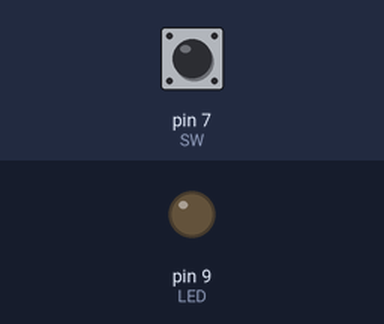
This sketch was run on a simulated Arduino Uno, built with avr-gcc and run on an emulated ATmega328P. Parts: output pins drawn as LEDs (lit = HIGH). The inputs (shaded band) are chosen by the test bench; at power-on: pin 7 (SW) HIGH.

Above: at 1.2 s.
1.3 s: pin 7 (SW) pulled LOW for 3.2 s
At 2.1 s:
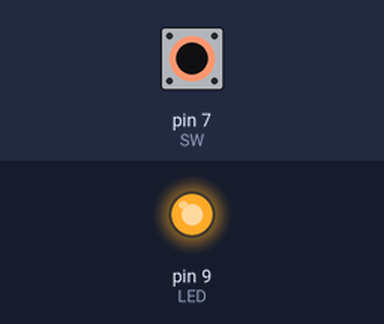
Timing chart, 0 to 6.8 s (numbered marks = the images above; inputs shaded):
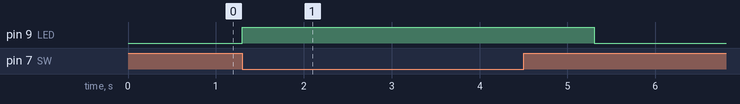

The sketch:

LEDSw.ino
```cpp
// LED: pin 9 --> PB1 (Salida)
// Sw: pin 7 --> PD7 (Entrada)
#define LED 9
#define SW 7

#define LED_ON HIGH
#define LED_OFF LOW
#define SW_PRES LOW

// La función 'setup' se ejecuta una única vez al encender la placa
// o presionar reset.
void setup()
{
  pinMode(LED, OUTPUT);       // LED como salida
  pinMode(SW, INPUT);         // Sw como entrada
  digitalWrite(LED, LED_OFF); // Apaga LED
}

// La función 'loop' corre indefinidamente una y otra vez.
void loop()
{
  if(digitalRead(SW) == SW_PRES)
  {
    digitalWrite(LED, LED_ON);
    delay(1000);
    digitalWrite(LED, LED_OFF);
  }
  delay(1);
}
```

Measured:
- after the input at 1.3 s, pin 9 (LED): LOW → HIGH at once, → LOW 4.0 s later
